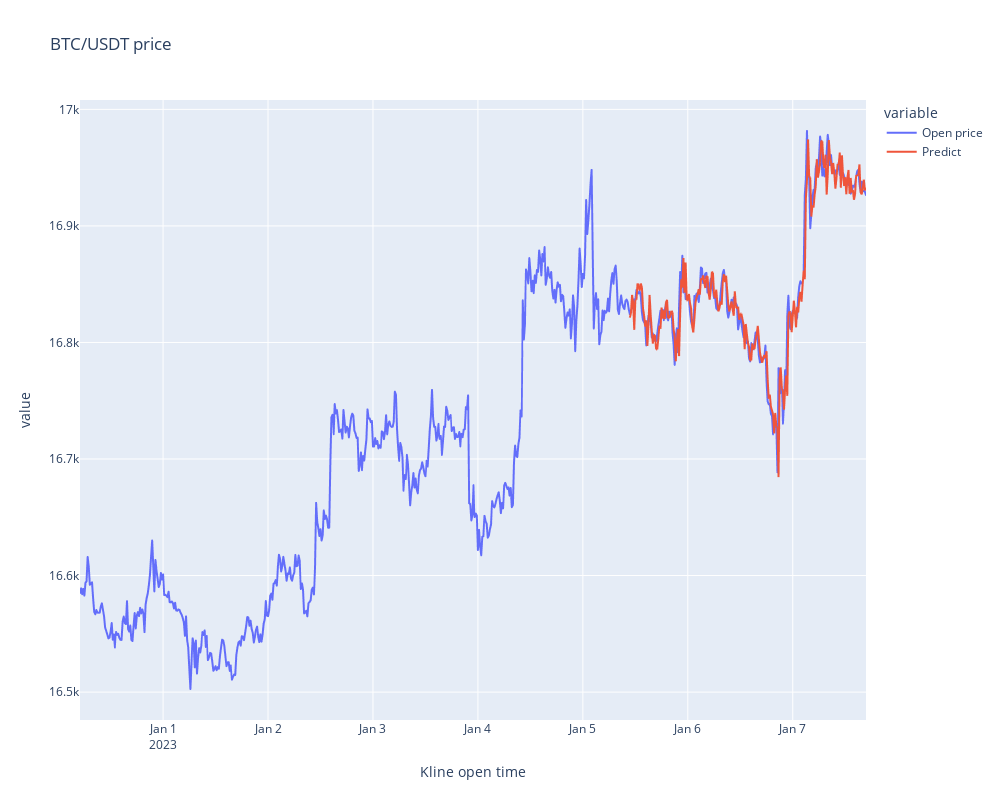

Here is the notebook cell this chart was saved with:
### Markdown cell above
### 📌 Visualize the prediction

### Code cell
visualize_prediction(predictions)

### Figure 1 — Plotly figure (JSON) as saved in the notebook; plotly's stock layout.template omitted (floating-point values rounded to 4 significant figures; data arrays with more than 128 entries replaced by an {"elided": "..."} marker saying what was removed)
{"data": [{"hovertemplate": "variable=Open price<br>Kline open time=%{x}<br>value=%{y}<extra></extra>", "legendgroup": "Open price", "line": {"color": "#636efa", "dash": "solid"}, "marker": {"symbol": "circle"}, "mode": "lines", "name": "Open price", "showlegend": true, "type": "scattergl", "x": {"elided": "720 str values"}, "xaxis": "x", "y": {"elided": "720 float values"}, "yaxis": "y"}, {"hovertemplate": "variable=Predict<br>Kline open time=%{x}<br>value=%{y}<extra></extra>", "legendgroup": "Predict", "line": {"color": "#EF553B", "dash": "solid"}, "marker": {"symbol": "circle"}, "mode": "lines", "name": "Predict", "showlegend": true, "type": "scattergl", "x": {"elided": "720 str values"}, "xaxis": "x", "y": {"elided": "720 float values"}, "yaxis": "y"}], "layout": {"height": 800, "legend": {"title": {"text": "variable"}, "tracegroupgap": 0}, "title": {"text": "BTC/USDT price"}, "width": 1000, "xaxis": {"anchor": "y", "domain": [0, 1], "title": {"text": "Kline open time"}}, "yaxis": {"anchor": "x", "domain": [0, 1], "title": {"text": "value"}}}}
